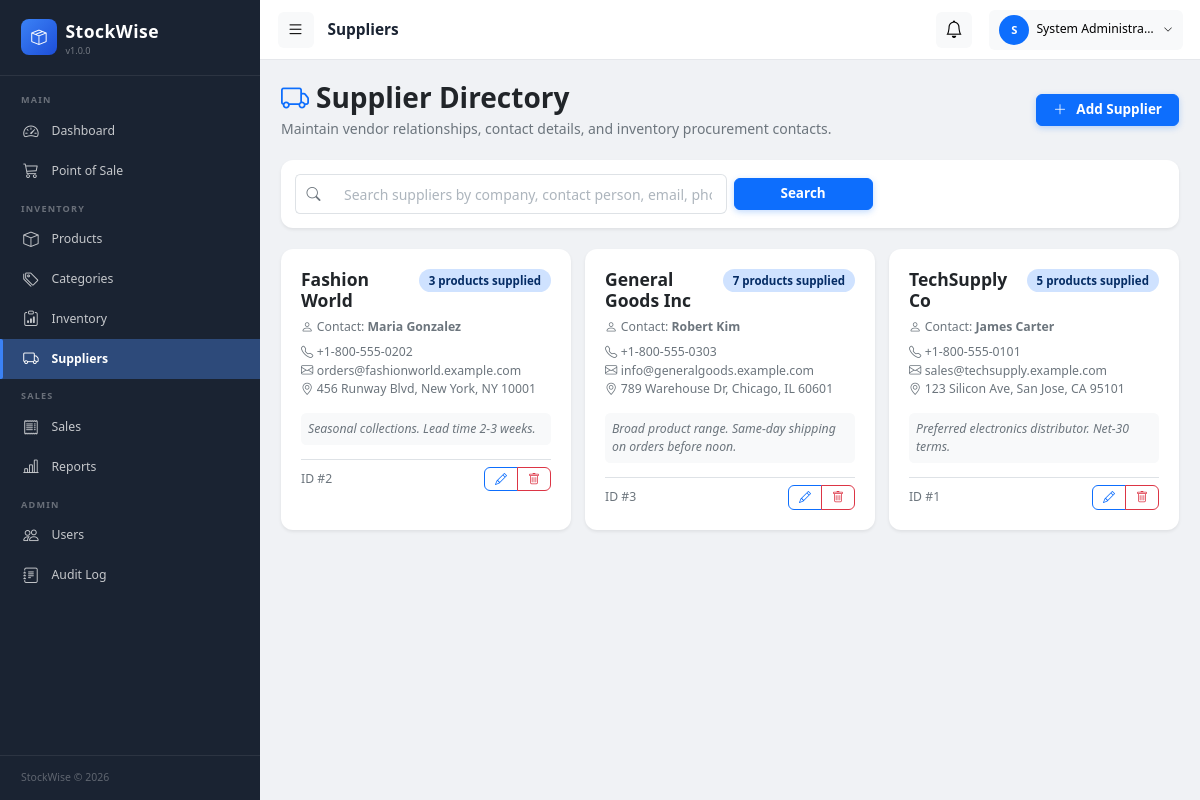
Page /suppliers.php (signed in) on the committed database.
### tables this page shows
CREATE TABLE `suppliers` (
    `id`             INT UNSIGNED  NOT NULL AUTO_INCREMENT,
    `company_name`   VARCHAR(150)  NOT NULL,
    `contact_person` VARCHAR(100),
    `phone`          VARCHAR(30),
    `email`          VARCHAR(150),
    `address`        TEXT,
    `notes`          TEXT,
    `created_at`     DATETIME      NOT NULL DEFAULT CURRENT_TIMESTAMP,
    `updated_at`     DATETIME      NOT NULL DEFAULT CURRENT_TIMESTAMP ON UPDATE CURRENT_TIMESTAMP,
    PRIMARY KEY (`id`),
    KEY `idx_suppliers_company_name` (`company_name`)
);

### suppliers.php (the view, shortened to what this page needs)
<?php
require_once __DIR__ . '/includes/config.php';
$search = trim($_GET['search'] ?? '');
$where = '1=1';
$params = [];
$stmt = $pdo->prepare("
    SELECT
        s.*,
        COUNT(p.id) AS product_count
    FROM suppliers s
    LEFT JOIN products p ON s.id = p.supplier_id
    WHERE {$where}
    GROUP BY s.id
    ORDER BY s.company_name ASC
");
$stmt->execute($params);
$suppliers = $stmt->fetchAll();
require_once __DIR__ . '/includes/header.php';
?>
<div class="d-flex flex-wrap justify-content-between align-items-center mb-4 gap-2">
    <div>
        <h2 class="fw-bold mb-1"><i class="bi bi-truck me-2 text-primary"></i>Supplier Directory</h2>
        <p class="text-muted mb-0">Maintain vendor relationships, contact details, and inventory procurement contacts.</p>
    </div>
    <button class="btn btn-primary" data-bs-toggle="modal" data-bs-target="#addSupplierModal">
        <i class="bi bi-plus-lg me-1"></i> Add Supplier
    </button>
</div>
<div class="card border-0 shadow-sm mb-4">
    <div class="card-body p-3">
        <form method="GET" action="suppliers.php" class="row g-2 align-items-center">
            <div class="col-md-6">
                <div class="input-group">
                    <span class="input-group-text bg-white border-end-0"><i class="bi bi-search text-muted"></i></span>
                    <input type="text" name="search" class="form-control border-start-0" placeholder="Search suppliers by company, contact person, email, phone..." value="<?= htmlspecialchars($search) ?>">
                </div>
            </div>
            <div class="col-md-2 d-flex gap-2">
                <button type="submit" class="btn btn-primary w-100">Search</button>
            </div>
        </form>
    </div>
</div>
<div class="row g-3">
    <?php if (empty($suppliers)): ?>
        <div class="col-12">
            <div class="card border-0 shadow-sm text-center py-5">
                <i class="bi bi-truck fs-1 text-muted d-block mb-2"></i>
                <div class="text-muted">No suppliers found matching your query.</div>
            </div>
        </div>
    <?php else: ?>
        <?php foreach ($suppliers as $s): ?>
            <div class="col-md-6 col-lg-4">
                <div class="card border-0 shadow-sm h-100">
                    <div class="card-body">
                        <div class="d-flex justify-content-between align-items-start mb-2">
                            <h5 class="fw-bold text-dark mb-0"><?= htmlspecialchars($s['company_name']) ?></h5>
                            <span class="badge bg-primary-subtle text-primary-emphasis rounded-pill px-2.5 py-1">
                                <?= $s['product_count'] ?> products supplied
                            </span>
                        </div>
                        <?php if (!empty($s['contact_person'])): ?>
                            <div class="text-muted small mb-2">
                                <i class="bi bi-person me-1"></i>Contact: <strong><?= htmlspecialchars($s['contact_person']) ?></strong>
                            </div>
                        <?php endif; ?>
                        <div class="small mb-3">
                            <?php if (!empty($s['phone'])): ?>
                                <div class="text-secondary"><i class="bi bi-telephone me-1"></i><?= htmlspecialchars($s['phone']) ?></div>
                            <?php endif; ?>
                            <?php if (!empty($s['email'])): ?>
                                <div class="text-secondary"><i class="bi bi-envelope me-1"></i><?= htmlspecialchars($s['email']) ?></div>
                            <?php endif; ?>
                            <?php if (!empty($s['address'])): ?>
                                <div class="text-secondary text-truncate" title="<?= htmlspecialchars($s['address']) ?>"><i class="bi bi-geo-alt me-1"></i><?= htmlspecialchars($s['address']) ?></div>
                            <?php endif; ?>
                        </div>
                        <?php if (!empty($s['notes'])): ?>
                            <div class="p-2 bg-light rounded text-muted small mb-3 fst-italic">
                                <?= htmlspecialchars($s['notes']) ?>
                            </div>
                        <?php endif; ?>
                        <div class="d-flex justify-content-between align-items-center pt-2 border-top">
                            <span class="text-muted small">ID #<?= $s['id'] ?></span>
                            <div class="btn-group">
                                <button class="btn btn-sm btn-outline-primary btn-edit-sup" data-id="<?= $s['id'] ?>" title="Edit Supplier">
                                    <i class="bi bi-pencil"></i>
                                </button>
                                <button class="btn btn-sm btn-outline-danger btn-delete-sup" data-id="<?= $s['id'] ?>" data-name="<?= htmlspecialchars($s['company_name'], ENT_QUOTES) ?>" data-count="<?= $s['product_count'] ?>" title="Delete Supplier">
                                    <i class="bi bi-trash"></i>
                                </button>
                            </div>
                        </div>
                    </div>
                </div>
            </div>
        <?php endforeach; ?>
    <?php endif; ?>
</div>
<?php require_once __DIR__ . '/includes/footer.php'; ?>

### assets/css/style.css (style rules this page uses)
:root { --sw-primary: #0d6efd; --sw-primary-light: #3d8bfd; --sw-primary-dark: #0a58ca; --sidebar-bg: #1a2332; --sidebar-width: 260px; --sidebar-text: #c8d3e3; --sidebar-heading: #ffffff; --sidebar-muted: #6b7f99; --sidebar-hover-bg: rgba(255,255,255,0.08); --sidebar-active-bg: #0d6efd; --sidebar-border: rgba(255,255,255,0.08); --topbar-height: 60px; --content-bg: #f8f9fa; --card-bg: #ffffff; --color-blue: #0d6efd; --color-green: #198754; --color-orange: #fd7e14; --color-red: #dc3545; --color-purple: #6f42c1; --color-yellow: #ffc107; --color-cyan: #0dcaf0; --font-family-base: 'Segoe UI', system-ui, -apple-system, sans-serif; --font-size-base: 14px; --font-size-sm: 12px; --font-size-xs: 11px; --font-size-lg: 16px; --radius-sm: 6px; --radius-md: 10px; --radius-lg: 14px; --radius-xl: 20px; --radius-pill: 50rem; --shadow-sm: 0 1px 4px rgba(0,0,0,.06), 0 1px 2px rgba(0,0,0,.04); --shadow-md: 0 4px 16px rgba(0,0,0,.08), 0 1px 4px rgba(0,0,0,.04); --shadow-lg: 0 8px 32px rgba(0,0,0,.12), 0 2px 8px rgba(0,0,0,.06); --transition-fast: 150ms ease; --transition-base: 250ms ease; --transition-slow: 350ms ease; }
*, *::before, *::after { box-sizing: border-box; margin: 0; padding: 0; }
html { font-size: var(--font-size-base); scroll-behavior: smooth; }
body { font-family: var(--font-family-base); font-size: var(--font-size-base); color: #212529; background-color: var(--content-bg); line-height: 1.5; -webkit-font-smoothing: antialiased; }
.card { background: var(--card-bg); border-radius: 12px; border: 1px solid rgba(0,0,0,0.05); box-shadow: var(--shadow-sm); overflow: hidden; }
.card-body { padding: 20px; }
.form-control, .form-select { display: block; width: 100%; height: 40px; padding: 0 14px; font-size: 14px; font-family: inherit; color: #212529; background: #fff; border: 1.5px solid #dee2e6; border-radius: var(--radius-sm); outline: none; transition: all var(--transition-fast); -webkit-appearance: none; appearance: none; }
.form-control::placeholder { color: #adb5bd; }
.badge { display: inline-flex; align-items: center; padding: 3px 10px; border-radius: var(--radius-pill); font-size: 11.5px; font-weight: 600; line-height: 1.4; white-space: nowrap; }
.btn { display: inline-flex; align-items: center; justify-content: center; gap: 6px; padding: 8px 16px; font-size: 13.5px; font-weight: 600; font-family: inherit; border: 1.5px solid transparent; border-radius: var(--radius-sm); cursor: pointer; line-height: 1; transition: all var(--transition-fast); text-decoration: none; white-space: nowrap; user-select: none; }
.btn-sm { padding: 5px 10px; font-size: 12px; }
.btn-primary { background: var(--sw-primary); border-color: var(--sw-primary); color: #fff; box-shadow: 0 2px 6px rgba(13,110,253,0.25); }
.btn-outline-primary { background: transparent; border-color: var(--sw-primary); color: var(--sw-primary); }
.btn-outline-danger { background: transparent; border-color: var(--color-red); color: var(--color-red); }
.text-primary { color: var(--sw-primary) !important; }
.text-muted { color: #6c757d !important; }
.text-dark { color: #212529 !important; }
.fw-bold { font-weight: 700; }

### includes/header.php (style rules this page uses)
:root { --sidebar-width: 260px; --sidebar-bg: #1a2332; --sidebar-hover: #243447; --sidebar-active:#2d4a7a; --topbar-height: 60px; }
body { background: #f0f2f5; font-family: 'Segoe UI', system-ui, -apple-system, sans-serif; }

### rows in the picture
suppliers: company_name "Fashion World", product_count "3", contact_person "Maria Gonzalez", phone "+1-800-555-0202", email "orders@fashionworld.example.com", address "456 Runway Blvd, New York, NY 10001", notes "Seasonal collections. Lead time 2-3 weeks.", id "2"
suppliers: company_name "General Goods Inc", product_count "7", contact_person "Robert Kim", phone "+1-800-555-0303", email "info@generalgoods.example.com", address "789 Warehouse Dr, Chicago, IL 60601", notes "Broad product range. Same-day shipping on orders before noon.", id "3"
suppliers: company_name "TechSupply Co", product_count "5", contact_person "James Carter", phone "+1-800-555-0101", email "sales@techsupply.example.com", address "123 Silicon Ave, San Jose, CA 95101", notes "Preferred electronics distributor. Net-30 terms.", id "1"

### other values in the picture
APP_NAME "StockWise"
APP_VERSION "1.0.0"
$pageTitle "Suppliers"
substr($currentUser['full_name'] ?? $currentUser['username'], 0, 1) "S"
$currentUser['full_name'] "System Administra…"
